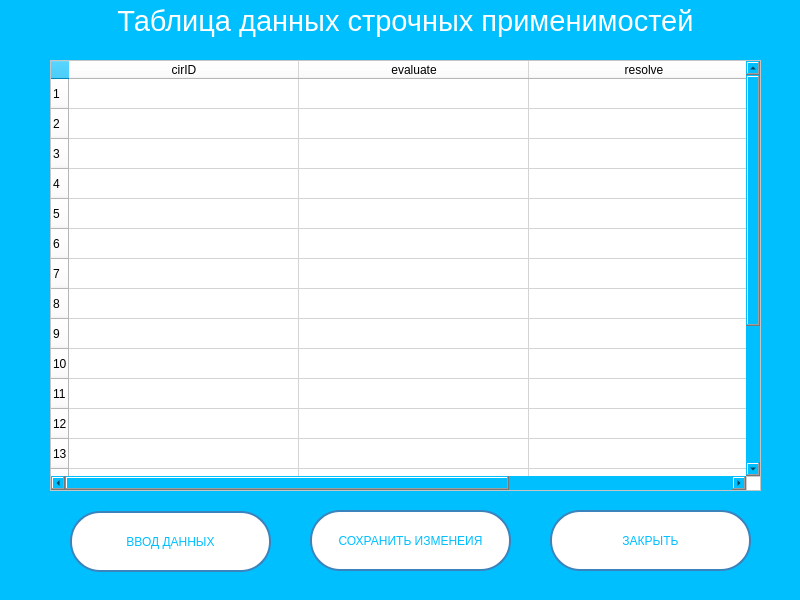
<?xml version="1.0" encoding="UTF-8"?>
<ui version="4.0">
 <class>MainWindow</class>
 <widget class="QMainWindow" name="MainWindow">
  <property name="geometry">
   <rect>
    <x>0</x>
    <y>0</y>
    <width>800</width>
    <height>600</height>
   </rect>
  </property>
  <property name="windowTitle">
   <string>MainWindow</string>
  </property>
  <property name="styleSheet">
   <string notr="true">background-color: #00BFFF;</string>
  </property>
  <widget class="QWidget" name="centralwidget">
   <widget class="QTableWidget" name="tableWidget">
    <property name="geometry">
     <rect>
      <x>50</x>
      <y>60</y>
      <width>711</width>
      <height>431</height>
     </rect>
    </property>
    <property name="styleSheet">
     <string notr="true">background: white;
</string>
    </property>
    <property name="showGrid">
     <bool>true</bool>
    </property>
    <property name="gridStyle">
     <enum>Qt::CustomDashLine</enum>
    </property>
    <property name="sortingEnabled">
     <bool>true</bool>
    </property>
    <property name="rowCount">
     <number>20</number>
    </property>
    <property name="columnCount">
     <number>3</number>
    </property>
    <attribute name="horizontalHeaderDefaultSectionSize">
     <number>230</number>
    </attribute>
    <attribute name="horizontalHeaderMinimumSectionSize">
     <number>19</number>
    </attribute>
    <row/>
    <row/>
    <row/>
    <row/>
    <row/>
    <row/>
    <row/>
    <row/>
    <row/>
    <row/>
    <row/>
    <row/>
    <row/>
    <row/>
    <row/>
    <row/>
    <row/>
    <row/>
    <row/>
    <row/>
    <column>
     <property name="text">
      <string>cirID</string>
     </property>
    </column>
    <column>
     <property name="text">
      <string>evaluate</string>
     </property>
    </column>
    <column>
     <property name="text">
      <string>resolve</string>
     </property>
    </column>
   </widget>
   <widget class="QLabel" name="label">
    <property name="geometry">
     <rect>
      <x>50</x>
      <y>0</y>
      <width>711</width>
      <height>41</height>
     </rect>
    </property>
    <property name="styleSheet">
     <string notr="true">color: white;
font: 22pt;</string>
    </property>
    <property name="text">
     <string>Таблица данных строчных применимостей</string>
    </property>
    <property name="alignment">
     <set>Qt::AlignCenter</set>
    </property>
   </widget>
   <widget class="QPushButton" name="pushButton">
    <property name="geometry">
     <rect>
      <x>70</x>
      <y>511</y>
      <width>201</width>
      <height>61</height>
     </rect>
    </property>
    <property name="styleSheet">
     <string notr="true">QPushButton {
	color: #00BFFF;
	background-color: white;
	border: 2px solid rgb(59, 131, 189);
	border-radius: 30;
}

QPushButton:pressed {
background-color: rgb(200, 255, 255);
}

</string>
    </property>
    <property name="text">
     <string>ВВОД ДАННЫХ</string>
    </property>
   </widget>
   <widget class="QPushButton" name="pushButton_2">
    <property name="geometry">
     <rect>
      <x>310</x>
      <y>510</y>
      <width>201</width>
      <height>61</height>
     </rect>
    </property>
    <property name="styleSheet">
     <string notr="true">QPushButton {
	color: #00BFFF;
	background-color: white;
	border: 2px solid rgb(59, 131, 189);
	border-radius: 30;
}

QPushButton:pressed {
background-color: rgb(200, 255, 255);
}

</string>
    </property>
    <property name="text">
     <string>СОХРАНИТЬ ИЗМЕНЕИЯ</string>
    </property>
   </widget>
   <widget class="QPushButton" name="pushButton_3">
    <property name="geometry">
     <rect>
      <x>550</x>
      <y>510</y>
      <width>201</width>
      <height>61</height>
     </rect>
    </property>
    <property name="styleSheet">
     <string notr="true">QPushButton {
	color: #00BFFF;
	background-color: white;
	border: 2px solid rgb(59, 131, 189);
	border-radius: 30;
}

QPushButton:pressed {
background-color: rgb(200, 255, 255);
}

</string>
    </property>
    <property name="text">
     <string>ЗАКРЫТЬ</string>
    </property>
   </widget>
  </widget>
  <widget class="QStatusBar" name="statusbar"/>
 </widget>
 <resources/>
 <connections/>
</ui>
